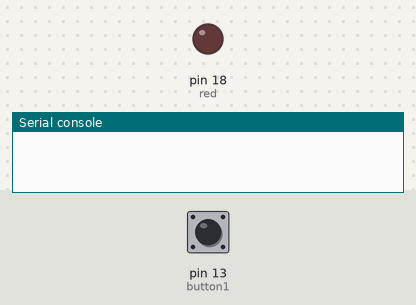
Recording of a program running on a simulated MicroPython board. Parts: output pins drawn as LEDs (lit = HIGH), the last lines printed to the serial console. Dashed ring = blinking. The test bench sets the inputs (shaded band); at power-on: pin 13 (button1) LOW.

Above: at 1.2 s.
1.3 s: pin 13 (button1) pulled HIGH for 3.2 s
At 1.8 s:
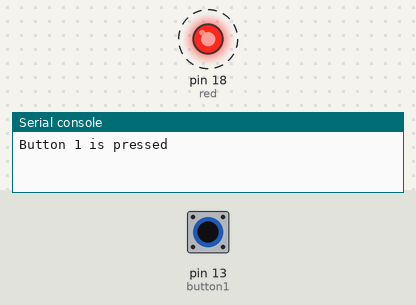
Timing chart, 0 to 5.5 s (numbered marks = the images above; inputs shaded):
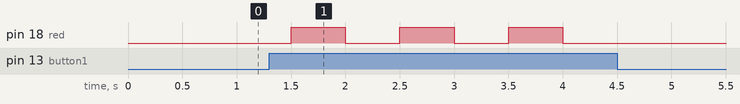

The program:

toggleWithButtons.py
```python
from machine import Pin
import time

button1 = Pin(13, Pin.IN, Pin.PULL_DOWN)

red = Pin(18, Pin.OUT)

while True:

    time.sleep(0.5)

    if button1.value() == 1:

        print("Button 1 is pressed")

        red.toggle()
```

Measured:
- after the input at 1.3 s, pin 18 (red): alternates HIGH for 0.50 s and LOW for 0.50 s, 6 changes in all, then stays LOW, starting after 0.20 s
